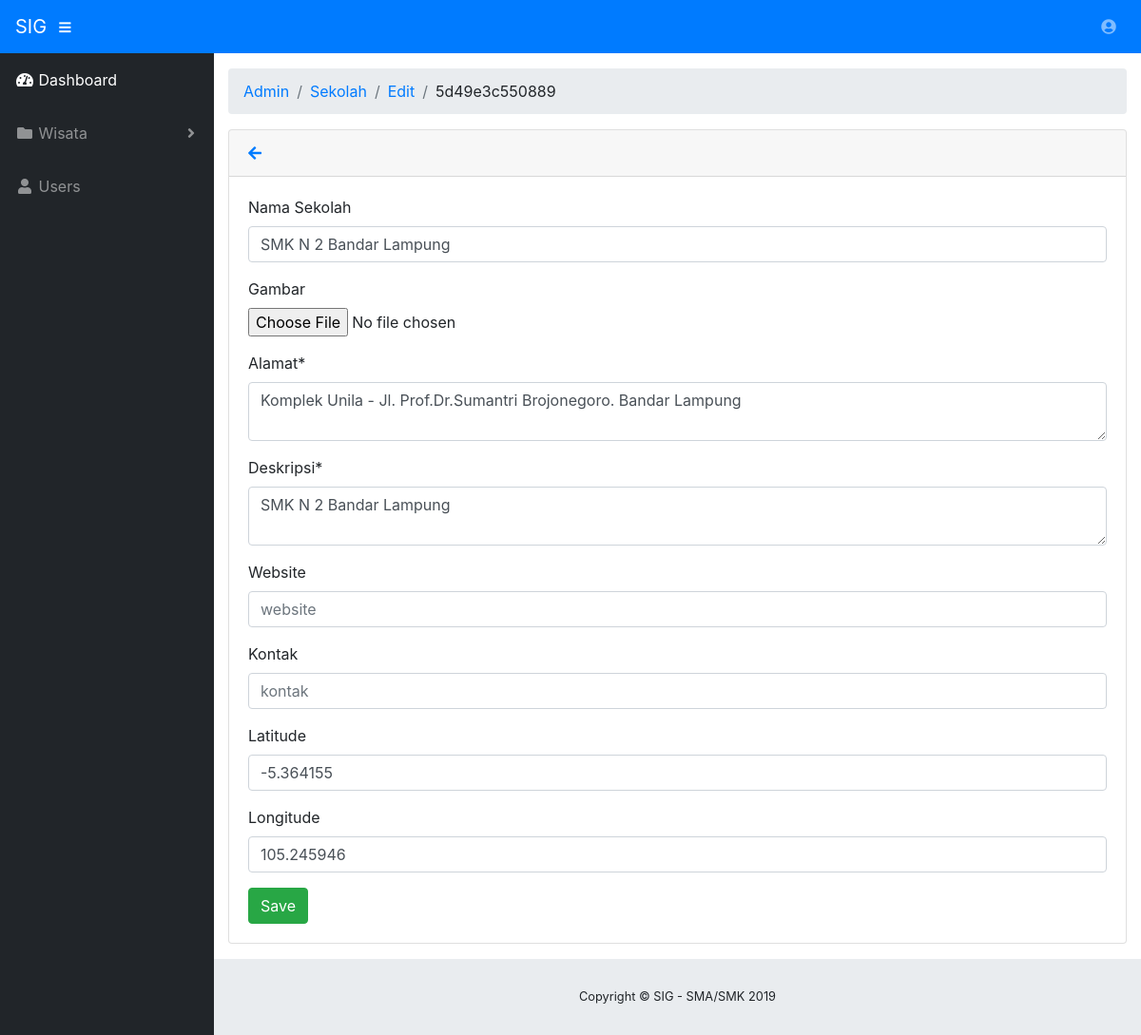
Screenshot of /admin/sekolah/edit/5d49e3c550889 with the database file from the repository.
### application/controllers/admin/Sekolah.php (called while the page is built, shortened)
<?php
class Sekolah extends CI_Controller
{
    public function __construct()
    {
        $this->load->model("Sekolah_model");
        $this->load->library('form_validation');
    }
    public function edit($id = null)
    {
        $sekolah = $this->Sekolah_model;
        $data["sekolah"] = $sekolah->getById($id);
        $this->load->view("admin/sekolah/edit_form", $data);
    }
}

### index.php (called while the page is built, shortened)
<?php
require_once BASEPATH.'core/CodeIgniter.php';

### application/models/Sekolah_model.php (called while the page is built, shortened)
<?php defined('BASEPATH') OR exit('No direct script access allowed');
class Sekolah_model extends CI_Model
{
    private $_table = "data-sekolah";
    public function getById($id)
    {
        return $this->db->get_where($this->_table, ["id_sekolah" => $id])->row();
    }
}

### application/views/admin/sekolah/edit_form.php (the view, shortened to what this page needs)
<!DOCTYPE html>
<html lang="en">
<head>
</head>
<body id="page-top">
  <div id="wrapper">
    <div id="content-wrapper">
      <div class="container-fluid">
      <div class="card mb-3">
        <div class="card-header">
        <a href="<?php echo site_url('admin/sekolah/') ?>"><i class="fas fa-arrow-left"></i></a>
        </div>
        <div class="card-body">
            <form action="<?php base_url('admin/sekolah/edit') ?>" method="post" enctype="multipart/form-data">
                <div class="form-group">
                    <label for="nama_sekolah">Nama Sekolah</label>
                    <input class="form-control <?php echo form_error('nama_sekolah') ? 'is-invalid':'' ?>"
					    type="text" name="nama_sekolah" placeholder="Nama Sekolah" value="<?php echo $sekolah->nama_sekolah ?>" />
                </div>
                <div class="form-group">
					<label for="name">Gambar</label>
					<input class="form-control-file <?php echo form_error('gambar') ? 'is-invalid':'' ?>"
					    type="file" name="gambar" />
                </div>
                <div class="form-group">
					<label for="name">Alamat*</label>
						<textarea class="form-control <?php echo form_error('alamat') ? 'is-invalid':'' ?>"
								 name="alamat" placeholder="Alamat"><?php echo $sekolah->alamat ?></textarea>
				</div>
                <div class="form-group">
					<label for="name">Deskripsi*</label>
						<textarea class="form-control <?php echo form_error('Deskripsi') ? 'is-invalid':'' ?>"
								 name="deskripsi" placeholder="Deskripsi"><?php echo $sekolah->deskripsi ?></textarea>
				</div>
        <div class="form-group">
					<label for="price">Website</label>
					<input class="form-control <?php echo form_error('website') ? 'is-invalid':'' ?>"
						type="text" name="website" min="0" placeholder="website" value="<?php echo $sekolah->website ?>" />
				  </div>
          <div class="form-group">
					<label for="price">Kontak</label>
					<input class="form-control <?php echo form_error('kontak') ? 'is-invalid':'' ?>"
						type="text" name="kontak" min="0" placeholder="kontak" value="<?php echo $sekolah->kontak ?>" />
				  </div>
          <div class="form-group">
					<label for="price">Latitude</label>
					<input class="form-control <?php echo form_error('latitude') ? 'is-invalid':'' ?>"
						type="text" name="latitude" min="0" placeholder="Latitude" value="<?php echo $sekolah->latitude ?>" />
				  </div>
          <div class="form-group">
					<label for="longitude">Longitude</label>
					<input class="form-control <?php echo form_error('longitude') ? 'is-invalid':'' ?>"
						type="text" name="longitude" min="0" placeholder="Longitude" value="<?php echo $sekolah->longitude ?>" />
				  </div>
          <input class="btn btn-success" type="submit" name="btn" value="Save" />
            </form>
        </div>
      </div>
      </div>
      <footer class="sticky-footer">
        <div class="container my-auto">
          <div class="copyright text-center my-auto">
            <span>Copyright © SIG - SMA/SMK 2019</span>
          </div>
        </div>
      </footer>
    </div>
  </div>
</body>
</html>

### rows the page displays
data-sekolah: nama_sekolah "SMK N 2 Bandar Lampung", alamat "Komplek Unila - Jl. Prof.Dr.Sumantri Brojonegoro. Bandar Lampung", deskripsi "SMK N 2 Bandar Lampung", latitude "-5.364155", longitude "105.245946"

### other values shown
$segment "Admin"
$segment "Sekolah"
$segment "Edit"
$segment "5d49e3c550889"
